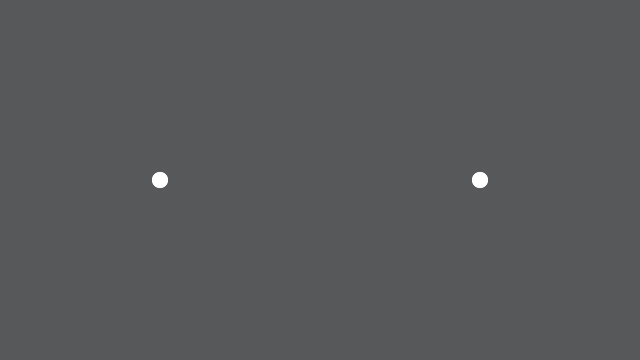
Frame 1 (no input)
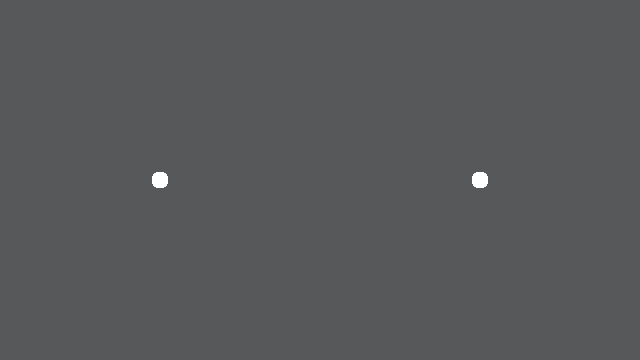
Frame 60 (the mouse pressed at the canvas centre just before this capture)
Frame 120 (the mouse held since frame 60 and released just before this capture): identical to frame 60, image omitted

The Processing sketch that drew these frames (run headless with seeded random() and noise(); from frame 60 on, the mouse is pressed at the canvas centre):

// Processing sketch: exo_2_8_Gravitationnal_Attraction_Pattern
// ── exo_2_8_Gravitationnal_Attraction_Pattern.pde
class Mover {
  
  PVector location;
  PVector velocity;
  PVector acceleration;
  
  float size;
  float mass;
  
  float tx = 1500;
  
  Mover(float x, float y, float s, float m, boolean velocityDir){
    size = s * m;
    location = new PVector(x, y);
    if(velocityDir){
      velocity = new PVector(1,0);  
    } else {
      velocity = new PVector(-1,0);
    }
    
    acceleration = new PVector(0, 0);
    mass = m;
    }
  
  void update(){
    velocity.add(acceleration);
    location.add(velocity);
    acceleration.mult(0);
  }
  
  void applyForce(PVector f){
    PVector divResult = PVector.div(f, mass);
    acceleration.add(divResult);
  }

  void display(){
    stroke(0);
    fill(map(noise(tx), 0, 1, 0, 255), 38, 25);
    ellipse(location.x, location.y, size,size);
    tx+= 0.1;
  }
  
}
// ── Attractor.pde
class Attractor {
  float mass;
  PVector location;
  float G;
  
  boolean dragging = false;
  boolean rollover = false;
  PVector dragOffset;
  
  Attractor(float x, float y, float m){
    location = new PVector(x, y, m);
    mass = m;
    G = 0.4;
    dragOffset = new PVector(0.0, 0.0);
  }
  
  PVector attract(Mover m){
    PVector force = PVector.sub(location, m.location);
    float distance = force.mag();
    distance = constrain(distance, 5, 25);
    force.normalize();
    float strength = (G * mass * m.mass) / (distance * distance);
    force.mult(strength);
    
    return force;
  }
  
  void display(){
    noStroke();
    if(dragging) fill(0, 0);
    else if(rollover) fill(100);
    else fill(255);
    ellipse(location.x, location.y, 16, 16);
  }
  
  void clicked(int mx, int my){
    float d = dist(mx, my, location.x, location.y);
    if(d < mass){
      dragging = true;
      dragOffset.x = location.x-mx;
      dragOffset.y = location.y-my;
    }
  }
  
  void hover(int mx, int my){
    float d = dist(mx, my, location.x, location.y);
    if(d < mass){
      rollover = true;
    } else {
      rollover = false;
    }
  }
  
  void stopDragging(){
    dragging = false;
  }
  
  void drag(){
    if(dragging){
      location.x = mouseX + dragOffset.x;
      location.y = mouseY + dragOffset.y;
    }
  }
}
// ── main.pde

Mover[] movers = new Mover[2];
Attractor[] attractors = new Attractor[2];
boolean isStarted = false;
boolean startMover = false;


void settings() {
  size(640, 360);
}

void setup() {
  background(87,88,89);
  movers[0] = new Mover(0, 0, 16, 2, true);
  movers[1] = new Mover(width, height, 16, 2, false);
  
  attractors[0] = new Attractor(width/4, height/2, 30);
  attractors[1] = new Attractor(width-width/4, height/2, 30);
  
}

void draw() {
  
  if(!isStarted){
    isStarted = true;
  }
  
  for(int i = 0; i<movers.length; i++){
    for(int j = 0; j<attractors.length; j++){
      PVector f = attractors[j].attract(movers[i]);
      if(startMover){
        movers[i].applyForce(f);
        movers[i].update();
        movers[i].display();
      }
      
      attractors[j].drag();
      attractors[j].hover(mouseX, mouseY);
      attractors[j].display();
    }
  }
}

void mousePressed(){
  for(int j = 0; j<attractors.length; j++){
      attractors[j].clicked(mouseX, mouseY);
    }
}


void mouseReleased(){
  for(int j = 0; j<attractors.length; j++){
      attractors[j].stopDragging();
    }
}

void keyPressed(){
  println(keyCode);
  if(keyCode == 32){
    startMover = !startMover;
  }
}
